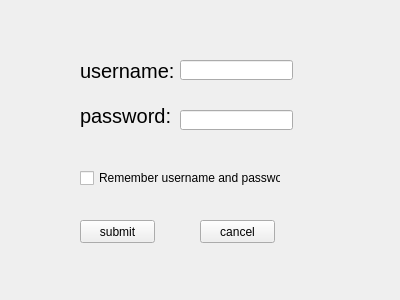
<?xml version="1.0" encoding="UTF-8"?>
<ui version="4.0">
 <class>Form</class>
 <widget class="QWidget" name="Form">
  <property name="geometry">
   <rect>
    <x>0</x>
    <y>0</y>
    <width>400</width>
    <height>300</height>
   </rect>
  </property>
  <property name="windowTitle">
   <string>Form</string>
  </property>
  <widget class="QLabel" name="label">
   <property name="geometry">
    <rect>
     <x>80</x>
     <y>50</y>
     <width>101</width>
     <height>41</height>
    </rect>
   </property>
   <property name="font">
    <font>
     <pointsize>15</pointsize>
    </font>
   </property>
   <property name="text">
    <string>username:</string>
   </property>
  </widget>
  <widget class="QLabel" name="label_2">
   <property name="geometry">
    <rect>
     <x>80</x>
     <y>100</y>
     <width>91</width>
     <height>31</height>
    </rect>
   </property>
   <property name="font">
    <font>
     <pointsize>15</pointsize>
    </font>
   </property>
   <property name="text">
    <string>password:</string>
   </property>
  </widget>
  <widget class="QPushButton" name="pushButton">
   <property name="geometry">
    <rect>
     <x>80</x>
     <y>220</y>
     <width>75</width>
     <height>23</height>
    </rect>
   </property>
   <property name="text">
    <string>submit</string>
   </property>
  </widget>
  <widget class="QPushButton" name="pushButton_2">
   <property name="geometry">
    <rect>
     <x>200</x>
     <y>220</y>
     <width>75</width>
     <height>23</height>
    </rect>
   </property>
   <property name="text">
    <string>cancel</string>
   </property>
  </widget>
  <widget class="QCheckBox" name="checkBox">
   <property name="geometry">
    <rect>
     <x>80</x>
     <y>170</y>
     <width>201</width>
     <height>16</height>
    </rect>
   </property>
   <property name="text">
    <string>Remember username and password</string>
   </property>
  </widget>
  <widget class="QLineEdit" name="lineEdit">
   <property name="geometry">
    <rect>
     <x>180</x>
     <y>60</y>
     <width>113</width>
     <height>20</height>
    </rect>
   </property>
  </widget>
  <widget class="QLineEdit" name="lineEdit_2">
   <property name="geometry">
    <rect>
     <x>180</x>
     <y>110</y>
     <width>113</width>
     <height>20</height>
    </rect>
   </property>
  </widget>
 </widget>
 <resources/>
 <connections/>
</ui>
